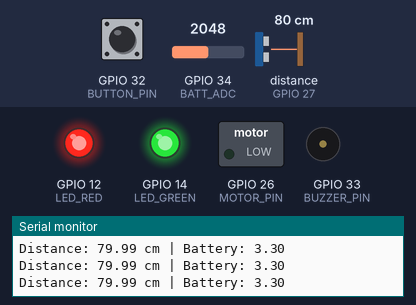
Recording of a sketch running on a simulated ESP32. On the bench: switched loads named in the sketch (green lamp = pin HIGH), output pins drawn as LEDs (lit = HIGH), buzzer (waves = sounding, pin HIGH), the last lines printed to the serial monitor. Wiring (inferred from the names in the program): ultrasonic range finder: trigger GPIO 25; echo GPIO 27. Dashed ring = blinking. The test bench sets the inputs (shaded band); at power-on: GPIO 34 (BATT_ADC) = 2048, distance to the obstacle (sensor on GPIO 27) 80 cm, GPIO 32 (BUTTON_PIN) HIGH. The echo pulse lasts 58.3 µs per cm; pins used as bus, display or sensor lines are not drawn.

Above: at 1.2 s.
1.3 s: GPIO 34 (BATT_ADC) set to 2124
4.3 s: GPIO 34 (BATT_ADC) set to 2204
At 5.7 s:
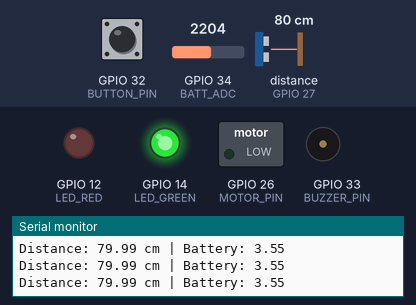
7.3 s: distance to the obstacle (sensor on GPIO 27) set to 2 cm
At 7.71 s:
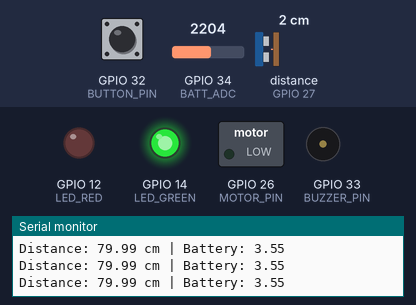
10.3 s: distance to the obstacle (sensor on GPIO 27) set to 96 cm
At 10.8 s:
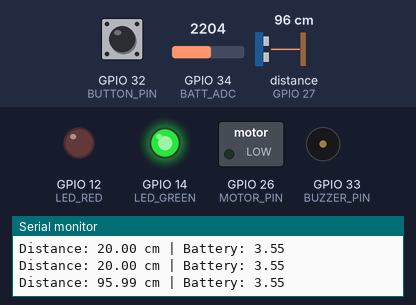
13.3 s: distance to the obstacle (sensor on GPIO 27) set to 103 cm
At 14.2 s:
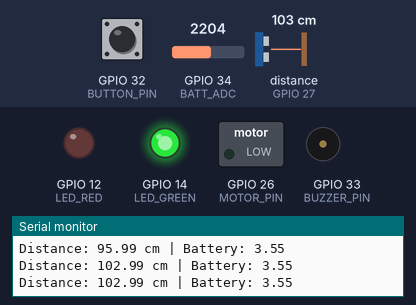
14.8 s: GPIO 32 (BUTTON_PIN) pulled LOW for 1 s
At 15.93 s:
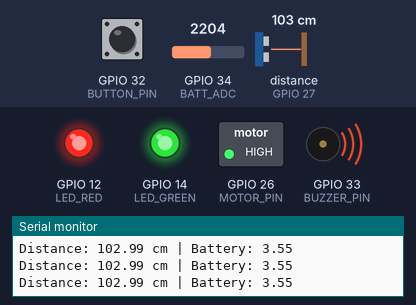
Timing chart, 0 to 17.8 s (numbered marks = the images above; inputs shaded):
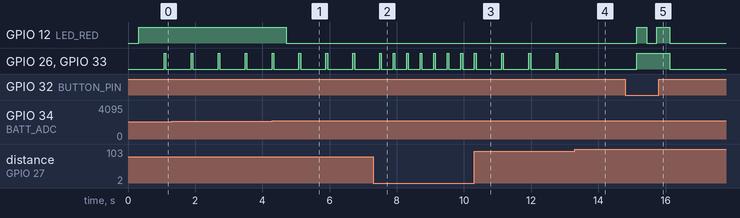

The sketch:

Finalv3.ino
```cpp
// ================= PIN CONFIG =================
#define TRIG_PIN 25
#define ECHO_PIN 27

#define BUZZER_PIN 33
#define MOTOR_PIN 26
#define LED_GREEN 14
#define LED_RED 12

#define BUTTON_PIN 32
#define BATT_ADC 34

// ================= CONSTANT =================
#define MAX_DISTANCE 400
#define TIMEOUT 30000
#define SAMPLE_COUNT 5
#define BLIND_ZONE 20
#define LOW_BATTERY 3.5

unsigned long previousMillis = 0;
bool redState = false;

// ================= SETUP =================
void setup() {

  pinMode(TRIG_PIN, OUTPUT);
  pinMode(ECHO_PIN, INPUT);

  pinMode(BUZZER_PIN, OUTPUT);
  pinMode(MOTOR_PIN, OUTPUT);

  pinMode(LED_GREEN, OUTPUT);
  pinMode(LED_RED, OUTPUT);

  pinMode(BUTTON_PIN, INPUT_PULLUP);

  digitalWrite(LED_GREEN, HIGH);

  Serial.begin(115200);
}

// ================= BATTERY READ =================
float readBattery() {
  int adc = analogRead(BATT_ADC);
  float voltage = (adc / 4095.0) * 3.3;
  voltage *= 2.0;  // divider 100k-100k
  return voltage;
}

// ================= ULTRASONIC =================
float readUltrasonic() {

  digitalWrite(TRIG_PIN, LOW);
  delayMicroseconds(5);

  digitalWrite(TRIG_PIN, HIGH);
  delayMicroseconds(10);
  digitalWrite(TRIG_PIN, LOW);

  long duration = pulseIn(ECHO_PIN, HIGH, TIMEOUT);

  if (duration == 0) return MAX_DISTANCE;

  return duration * 0.0343 / 2.0;
}

float getMedianDistance() {

  float temp[SAMPLE_COUNT];

  for (int i = 0; i < SAMPLE_COUNT; i++) {
    temp[i] = readUltrasonic();
    delay(60);
  }

  for (int i = 0; i < SAMPLE_COUNT - 1; i++) {
    for (int j = i + 1; j < SAMPLE_COUNT; j++) {
      if (temp[j] < temp[i]) {
        float swap = temp[i];
        temp[i] = temp[j];
        temp[j] = swap;
      }
    }
  }

  float result = temp[SAMPLE_COUNT / 2];

  if (result < BLIND_ZONE) result = BLIND_ZONE;
  if (result > MAX_DISTANCE) result = MAX_DISTANCE;

  return result;
}

// ================= LOOP =================
void loop() {

  unsigned long currentMillis = millis();

  // ===== PRIORITAS 1: EMERGENCY =====
  if (digitalRead(BUTTON_PIN) == LOW) {

    digitalWrite(BUZZER_PIN, HIGH);
    digitalWrite(MOTOR_PIN, HIGH);

    if (currentMillis - previousMillis >= 300) {
      previousMillis = currentMillis;
      redState = !redState;
      digitalWrite(LED_RED, redState);
    }

    return;
  }

  // ===== NORMAL MODE =====
  float distance = getMedianDistance();
  float battVoltage = readBattery();

  Serial.print("Distance: ");
  Serial.print(distance);
  Serial.print(" cm | Battery: ");
  Serial.println(battVoltage);

  // ===== BATTERY INDICATOR =====
  if (battVoltage < LOW_BATTERY) {
    digitalWrite(LED_RED, HIGH);
  } else {
    digitalWrite(LED_RED, LOW);
  }

  // ===== OBSTACLE LOGIC =====
  if (distance < 100) {

    int interval;

    if (distance < 30) interval = 100;
    else if (distance < 60) interval = 250;
    else interval = 500;

    if (currentMillis - previousMillis >= interval) {
      previousMillis = currentMillis;

      digitalWrite(BUZZER_PIN, HIGH);
      digitalWrite(MOTOR_PIN, HIGH);
      delay(50);
      digitalWrite(BUZZER_PIN, LOW);
      digitalWrite(MOTOR_PIN, LOW);
    }
  } else {
    digitalWrite(BUZZER_PIN, LOW);
    digitalWrite(MOTOR_PIN, LOW);
  }

  delay(50);
}
```

Measured:
- the behaviour switches between 2171 and 2172 on GPIO 34 (BATT_ADC) (found by bisection; images 0 and 1)
- the behaviour switches between 100 and 101 cm on distance to the obstacle (sensor on GPIO 27) (found by bisection; images 3 and 4)
- after the input at 4.3 s, GPIO 12 (LED_RED): HIGH → LOW after 0.41 s
- after the input at 7.3 s, GPIO 26 (MOTOR_PIN), GPIO 33 (BUZZER_PIN): alternates HIGH for 0.05 s and LOW for 0.35 s, starting after 0.59 s
- after the input at 10.3 s, GPIO 26 (MOTOR_PIN), GPIO 33 (BUZZER_PIN): alternates HIGH for 0.05 s and LOW for 0.76 s, starting after 0.82 s
- after the input at 13.3 s, GPIO 26 (MOTOR_PIN), GPIO 33 (BUZZER_PIN): stops changing and stays LOW
- after the input at 14.8 s, GPIO 12 (LED_RED): LOW → HIGH after 0.34 s, → LOW 0.30 s later, → HIGH 0.30 s later, → LOW 0.39 s later; GPIO 26 (MOTOR_PIN), GPIO 33 (BUZZER_PIN): LOW → HIGH after 0.34 s, → LOW 0.99 s later
- by itself, GPIO 26 (MOTOR_PIN), GPIO 33 (BUZZER_PIN): alternates HIGH for 0.05 s and LOW for 0.75 s
